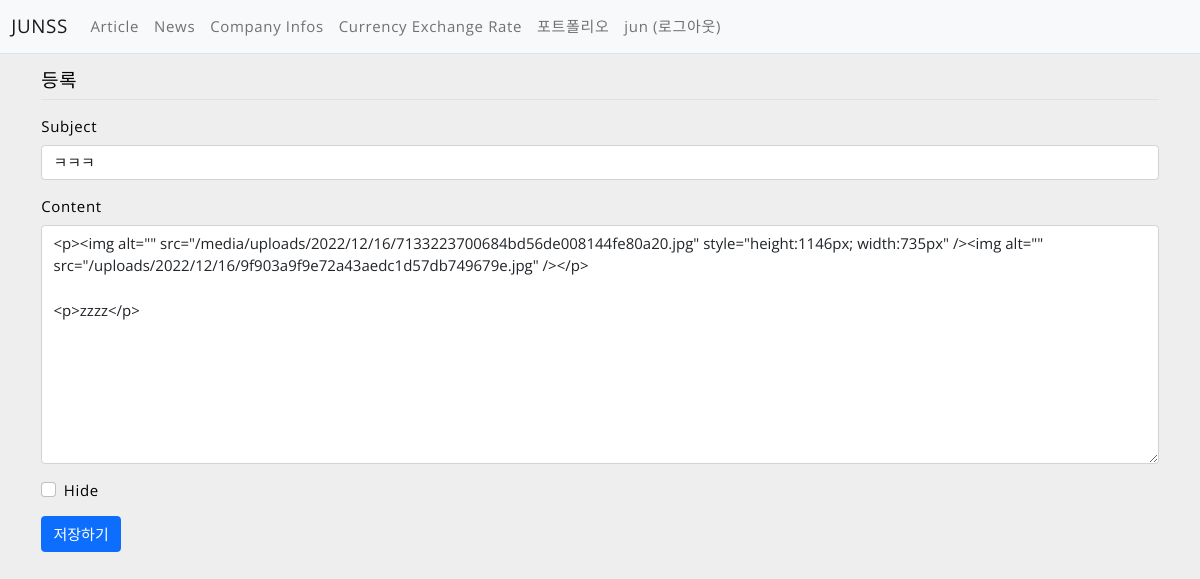
The app's page /dash/question/modify/306/ (signed in) with its own data.
### dash/models.py (models this page shows, shortened)
class Question(models.Model):
    author = models.ForeignKey(User, on_delete=models.CASCADE, related_name='author_question')
    subject = models.CharField(max_length=200)
    content = RichTextUploadingField(
                                        blank=True,
                                        null=True,
                                        external_plugin_resources=[(
                                            'youtube',
                                            '/static/vendor/ckeditor_plugins/youtube/youtube/',
                                            'plugin.js',
                                        )]
                                    )
    create_date = models.DateTimeField()
    modify_date = models.DateTimeField(null=True, blank=True)
    voter = models.ManyToManyField(User, related_name='voter_question', default=None, blank=True)  # 추천인 추가
    hide = models.BooleanField(default=False, blank=True)

### dash/views/question_views.py (the view)
# urls.py: path('question/modify/<int:question_id>/', question_views.question_modify, name='question_modify'),
@login_required(login_url='common:login')
def question_modify(request, question_id):
    question = get_object_or_404(Question, pk=question_id)
    if request.user != question.author:
        messages.error(request, '수정권한이 없습니다')
        return redirect('dash:detail', question_id=question.id)
    if request.method == "POST":
        form = QuestionForm(request.POST, instance=question)
        if form.is_valid():
            question = form.save(commit=False)
            question.modify_date = timezone.now()  # 수정일시 저장
            question.save()
            return redirect('dash:detail', question_id=question.id)
    else:
        form = QuestionForm(instance=question)
    context = {'form': form}
    return render(request, 'dash/question_form.html', context)

### dash/forms.py
class QuestionForm(forms.ModelForm):
    class Meta:
        model = Question  # 사용할 모델
        fields = ['subject', 'content', 'hide']  # QuestionForm에서 사용할 Question 모델의 속성

### templates/dash/question_form.html (shortened to what this page needs)
{% extends 'base.html' %}
{% load bootstrap5 %}
{% block content %}
<div class="container my-form" >
    <h5 class="my-3 border-bottom pb-2">등록</h5>
    <form method="post" class="my-form">
        {% bootstrap_form form %}
        <button type="submit" class="btn btn-primary">저장하기</button>
    </form>
</div>
{% endblock %}

### templates/navbar.html (shortened to what this page needs)
<nav class="navbar navbar-expand-lg navbar-light bg-light border-bottom nav-fill w-100">
    <div class="container-fluid">
        <a class="navbar-brand" href="/">JUNSS</a>
        <div class="collapse navbar-collapse" id="navbarSupportedContent">
            <ul class="navbar-nav me-auto mb-2 mb-lg-0">
                <li class="nav-item">
                    <a class="nav-link" href="{% url 'dash:article' %}">Article</a>
                </li>
                <li class="nav-item">
                    <a class="nav-link" href="{% url 'dash:news' 'fin' %}">News</a>
                </li>
                <li class="nav-item">
                    <a class="nav-link" href="{% url 'analysis:company'%}">Company Infos</a>
                </li>
                <li class="nav-item">
                    <a class="nav-link" href="{% url 'analysis:index'%}">Currency Exchange Rate</a>
                </li>
                <li class="nav-item">
                    {% if user.is_authenticated %}
                        <a class="nav-link" href="{% url 'portfolio:index' %}">포트폴리오</a>
                    {% endif %}
                </li>
                <li class="nav-item">
                    {% if user.is_authenticated %}
                    <a class="nav-link" href="{% url 'common:logout' %}"
                        >{{ user.username }} (로그아웃)</a
                    >
                    {% else %}
                    <a class="nav-link" href="{% url 'common:login' %}"
                        >로그인</a
                    >
                    {% endif %}
                </li>
            </ul>
        </div>
    </div>
</nav>

### static/style.css (style rules this page uses)
html, body { margin: 0; background: #eee; font-family: "Open Sans", sans-serif; letter-spacing: 0.65px; font-size: 15px; cursor: default; height: 100%; color: black; }
a { text-decoration: none; color: black; }

### records on screen
Question: subject "ㅋㅋㅋ", content "<p><img alt=\"\" src=\"/media/uploads/2022/12/16/7133223700684bd56de008144fe80a20.jpg\" style=\"height:1146px; width:735px\" /><img alt=\"\" src=\"/uploads/2022/12/16/9f903a9f9e72a43aedc1d57db749679e.jpg\" /></p> <p>zzzz</p>"

### other values on screen
{{ user.username }} "jun"
